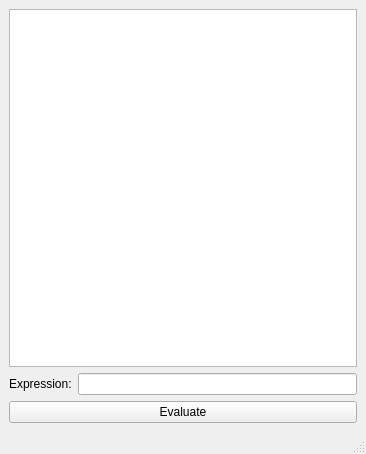
<?xml version="1.0" encoding="UTF-8"?>
<ui version="4.0">
 <class>MainWindow</class>
 <widget class="QMainWindow" name="MainWindow">
  <property name="geometry">
   <rect>
    <x>0</x>
    <y>0</y>
    <width>366</width>
    <height>454</height>
   </rect>
  </property>
  <property name="sizePolicy">
   <sizepolicy hsizetype="Fixed" vsizetype="Fixed">
    <horstretch>0</horstretch>
    <verstretch>0</verstretch>
   </sizepolicy>
  </property>
  <property name="windowTitle">
   <string>Infix Expression Evaluator</string>
  </property>
  <widget class="QWidget" name="centralwidget">
   <layout class="QVBoxLayout" name="verticalLayout">
    <property name="sizeConstraint">
     <enum>QLayout::SetDefaultConstraint</enum>
    </property>
    <item>
     <widget class="QGraphicsView" name="treeView">
      <property name="sizePolicy">
       <sizepolicy hsizetype="Expanding" vsizetype="Expanding">
        <horstretch>0</horstretch>
        <verstretch>0</verstretch>
       </sizepolicy>
      </property>
     </widget>
    </item>
    <item>
     <layout class="QFormLayout" name="formLayout">
      <item row="0" column="0">
       <widget class="QLabel" name="expressionLabel">
        <property name="text">
         <string>Expression:</string>
        </property>
       </widget>
      </item>
      <item row="0" column="1">
       <widget class="QLineEdit" name="expressionLineEdit">
        <property name="text">
         <string/>
        </property>
       </widget>
      </item>
      <item row="1" column="0" colspan="2">
       <widget class="QPushButton" name="evaluateButton">
        <property name="text">
         <string>Evaluate</string>
        </property>
       </widget>
      </item>
     </layout>
    </item>
   </layout>
  </widget>
  <widget class="QStatusBar" name="statusbar"/>
 </widget>
 <resources/>
 <connections/>
</ui>
